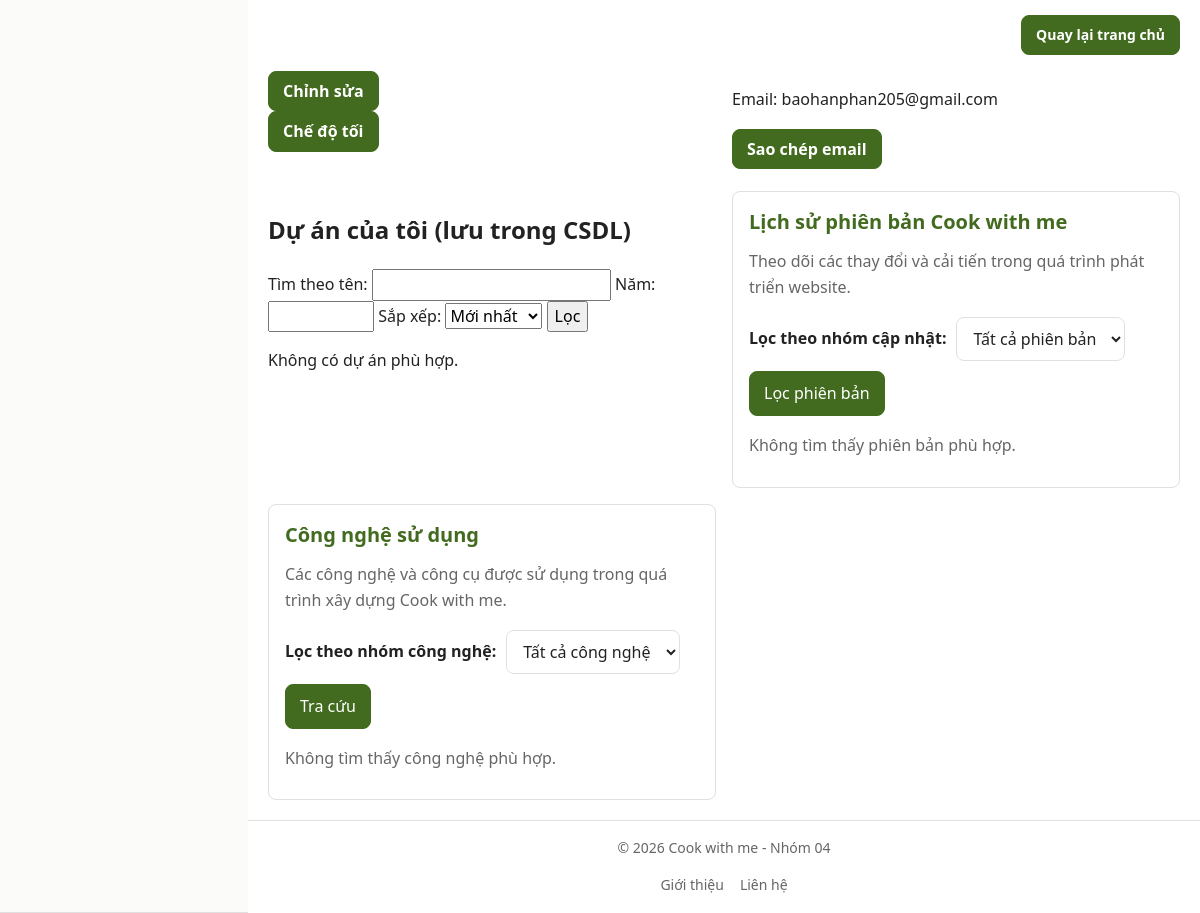
The app's page /thanhvien/3120224045_baohan/gioithieu.php (lower part), older data.
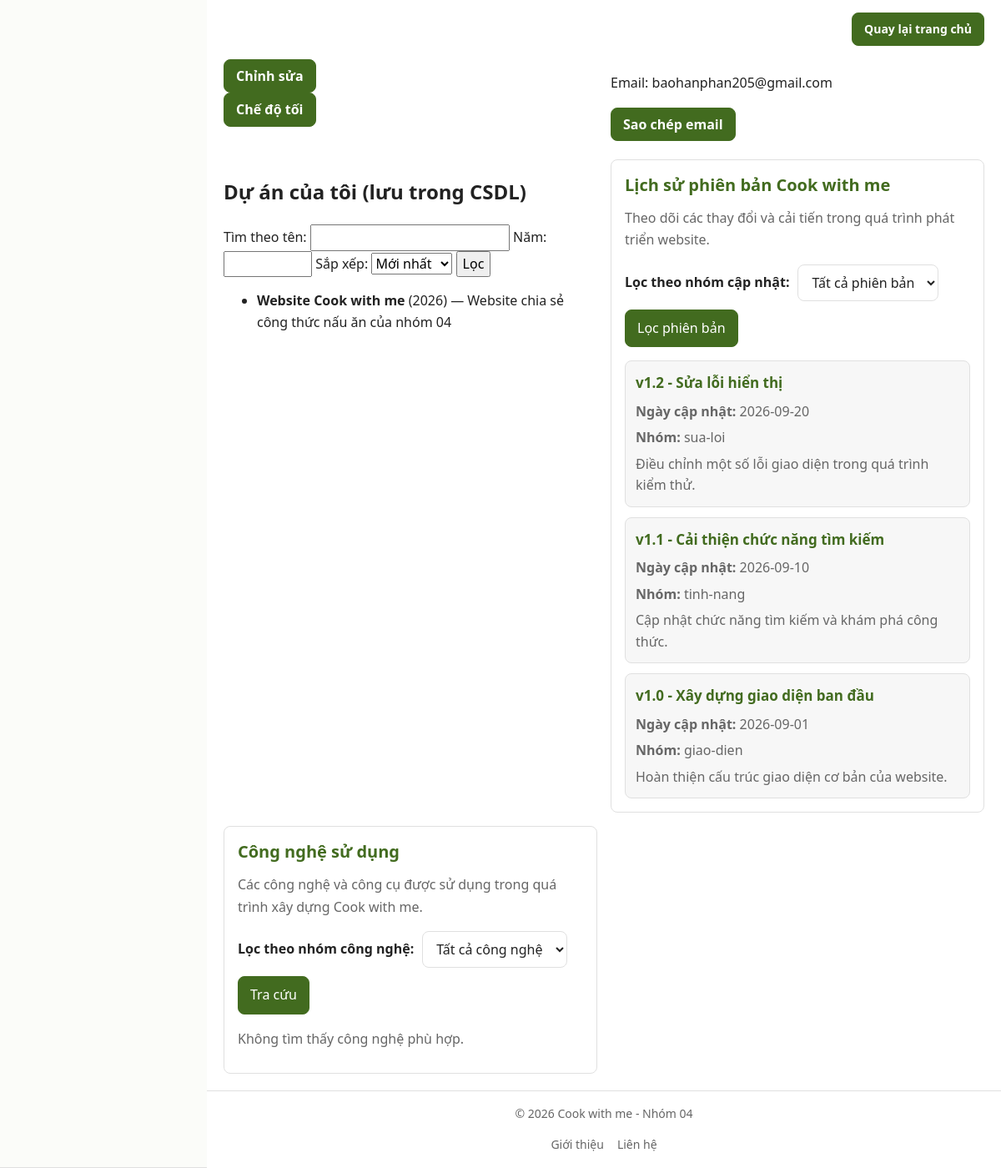
The same page, newer data.
### tables this page shows
CREATE TABLE tv_du_an (
  id    INT UNSIGNED AUTO_INCREMENT PRIMARY KEY,
  mssv  CHAR(10) NOT NULL,
  ten   VARCHAR(100) NOT NULL,
  mo_ta VARCHAR(500) NULL,
  nam   SMALLINT UNSIGNED NOT NULL,
  CHECK (nam BETWEEN 2000 AND 2100),
  FOREIGN KEY (mssv) REFERENCES thanh_vien(mssv) ON DELETE CASCADE
);

CREATE TABLE tv_phien_ban (
  id    INT UNSIGNED AUTO_INCREMENT PRIMARY KEY,
  mssv  CHAR(10) NOT NULL,
  ma    VARCHAR(20) NOT NULL,
  ten   VARCHAR(100) NOT NULL,
  ngay  DATE NOT NULL,
  nhom  VARCHAR(20) NOT NULL,
  mo_ta VARCHAR(500) NULL,
  CHECK (nhom IN ('giao-dien', 'tinh-nang', 'sua-loi')),
  FOREIGN KEY (mssv) REFERENCES thanh_vien(mssv) ON DELETE CASCADE
);

### inc/ham.php (called while the page is built, shortened)
<?php
if (!function_exists('e')) {
    function e(?string $chuoi): string
    {
        return htmlspecialchars($chuoi ?? '', ENT_QUOTES, 'UTF-8');
    }
}

### inc/db.php (called while the page is built)
<?php
function db(): PDO
{
    static $pdo = null;
    if ($pdo === null) {
       $dsn = 'mysql:host=127.0.0.1;port=3306;dbname=ltweb_nhom04;charset=utf8mb4';
        $pdo = new PDO(
            $dsn,
            'root',
            '',
            [
                PDO::ATTR_ERRMODE => PDO::ERRMODE_EXCEPTION,
                PDO::ATTR_DEFAULT_FETCH_MODE => PDO::FETCH_ASSOC,
                PDO::ATTR_EMULATE_PREPARES => false,
            ]
        );
    }
    return $pdo;
}

### thanhvien/3120224045_baohan/gioithieu.php (the view, shortened to what the changed rows need)
<?php
require_once __DIR__ . '/../../inc/db.php';
$nhomPhienBan = $_GET['nhom_phien_ban'] ?? 'tat-ca';
$q = is_string($_GET['q'] ?? null) ? trim($_GET['q']) : '';
$namLoc = filter_var($_GET['nam'] ?? '', FILTER_VALIDATE_INT,
            ['options' => ['min_range' => 2000, 'max_range' => 2100]]);
$sxKey = is_string($_GET['sx'] ?? null) ? $_GET['sx'] : 'moi';
$cauSapXepDuAn = [
    'moi' => 'nam DESC, id DESC',
    'cu'  => 'nam ASC, id ASC',
    'ten' => 'ten ASC, id ASC'
];
$orderByDuAn = $cauSapXepDuAn[$sxKey] ?? $cauSapXepDuAn['moi'];
$dieuKien = ['mssv = :mssv'];
$thamSo   = [':mssv' => MSSV];
$st = db()->prepare('SELECT id, ten, mo_ta, nam FROM tv_du_an WHERE '
    . implode(' AND ', $dieuKien) . ' ORDER BY ' . $orderByDuAn);
$st->execute($thamSo);
$duAn = $st->fetchAll();
$dkPhienBan   = $nhomPhienBan === 'tat-ca' ? '' : ' AND nhom = :nhom';
$thamPhienBan = [':mssv' => MSSV];
$st = db()->prepare("SELECT COUNT(*) FROM tv_phien_ban WHERE mssv = :mssv$dkPhienBan");
$st->execute($thamPhienBan);
$soTrangPB = max(1, (int) ceil($st->fetchColumn() / 5));
$trangPB = filter_var($_GET['trang'] ?? 1, FILTER_VALIDATE_INT,
            ['options' => ['min_range' => 1, 'default' => 1]]);
$trangPB = min($trangPB, $soTrangPB);
$st = db()->prepare("SELECT ma, ten, ngay, nhom, mo_ta FROM tv_phien_ban
                     WHERE mssv = :mssv$dkPhienBan
                     ORDER BY ngay DESC, id DESC
                     LIMIT :gioi OFFSET :bo");
foreach ($thamPhienBan as $khoa => $giaTri) {
    $st->bindValue($khoa, $giaTri);
}
$st->bindValue(':gioi', 5, PDO::PARAM_INT);
$st->bindValue(':bo', ($trangPB - 1) * 5, PDO::PARAM_INT);
$st->execute();
$pbDong = $st->fetchAll();
require __DIR__ . '/../../inc/header.php';
?>
<main class="ho-so-trang">
    <section class="du-an-db" id="du-an">
        <h2>Dự án của tôi (lưu trong CSDL)</h2>
        <form method="get" action="gioithieu.php#du-an">
            <label for="q">Tìm theo tên:</label>
            <input type="search" id="q" name="q" value="<?= e($q) ?>">
            <label for="nam">Năm:</label>
            <input type="number" id="nam" name="nam" min="2000" max="2100"
                   value="<?= $namLoc !== false ? (int) $namLoc : '' ?>">
            <label for="sx">Sắp xếp:</label>
            <select id="sx" name="sx">
            </select>
            <button type="submit">Lọc</button>
        </form>
        <?php if (empty($duAn)): ?>
            <p>Không có dự án phù hợp.</p>
        <?php else: ?>
            <ul>
                <?php foreach ($duAn as $da): ?>
                    <li>
                        <strong><?= e($da['ten']) ?></strong>
                        (<?= (int) $da['nam'] ?>)
                        <?php if ($da['mo_ta'] !== null): ?>
                            — <?= e($da['mo_ta']) ?>
                        <?php endif; ?>
                    </li>
                <?php endforeach; ?>
            </ul>
        <?php endif; ?>
    </section>
    <section class="lich-su-phien-ban" id="lich-su">
        <h2>Lịch sử phiên bản Cook with me</h2>
        <p>
            Theo dõi các thay đổi và cải tiến trong quá trình phát triển website.
        </p>
        <form method="GET" action="gioithieu.php#lich-su">
            <label for="nhom-phien-ban">Lọc theo nhóm cập nhật:</label>
            <select id="nhom-phien-ban" name="nhom_phien_ban">
            </select>
            <button type="submit">Lọc phiên bản</button>
        </form>
        <?php if (empty($pbDong)): ?>
            <p>Không tìm thấy phiên bản phù hợp.</p>
        <?php else: ?>
            <?php foreach ($pbDong as $phienBan): ?>
                <article class="muc-phien-ban">
                    <h3>
                        <?= e($phienBan['ma']) ?> -
                        <?= e($phienBan['ten']) ?>
                    </h3>
                    <p>
                        <strong>Ngày cập nhật:</strong>
                        <?= e($phienBan['ngay']) ?>
                    </p>
                    <p>
                        <strong>Nhóm:</strong>
                        <?= e($phienBan['nhom']) ?>
                    </p>
                    <p><?= e($phienBan['mo_ta'] ?? '') ?></p>
                </article>
            <?php endforeach; ?>
        <?php endif; ?>
    </section>
    <section class="tra-cuu-cong-nghe">
        <h2>Công nghệ sử dụng</h2>
    </section>
</main>
<?php require __DIR__ . '/../../inc/footer.php'; ?>

Row changes from the older to the newer data that the page shows:
added tv_du_an: ten "Website Cook with me", nam "2026", mo_ta "Website chia sẻ công thức nấu ăn của nhóm 04"
added tv_phien_ban: ma "v1.2", ten "Sửa lỗi hiển thị", ngay "2026-09-20", nhom "sua-loi", mo_ta "Điều chỉnh một số lỗi giao diện trong quá trình kiểm thử."
added tv_phien_ban: ma "v1.1", ten "Cải thiện chức năng tìm kiếm", ngay "2026-09-10", nhom "tinh-nang", mo_ta "Cập nhật chức năng tìm kiếm và khám phá công thức."
added tv_phien_ban: ma "v1.0", ten "Xây dựng giao diện ban đầu", ngay "2026-09-01", nhom "giao-dien", mo_ta "Hoàn thiện cấu trúc giao diện cơ bản của website."
Text that changed along with them:
text no longer shown: "Không có dự án phù hợp. Không tìm thấy phiên bản phù hợp."
